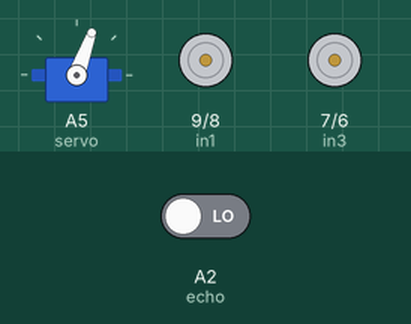
The sketch below on a simulated Arduino Uno, built with avr-gcc and run on an emulated ATmega328P. Parts: servo, motor-driver pin pairs drawn as motors (green arrow = first pin HIGH = forward, orange = second pin HIGH = backward, longer = more drive, scaled by the enable pin). Wiring (inferred from the names in the program): servo: signal A5. Inputs (shaded band) come from the test bench; at power-on: A2 (echo) LOW. Servo pulses on a pin are drawn as a servo (544–2400 µs = 0–180°).

Above: at 4.25 s.
At 5.5 s:
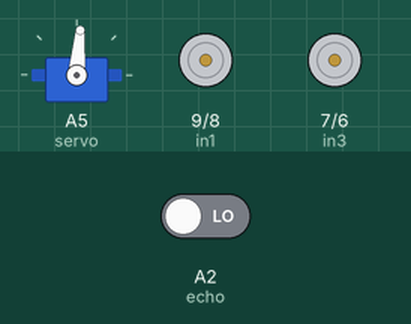
At 6.8 s:
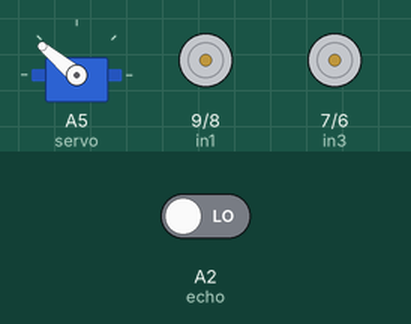
At 9.35 s:
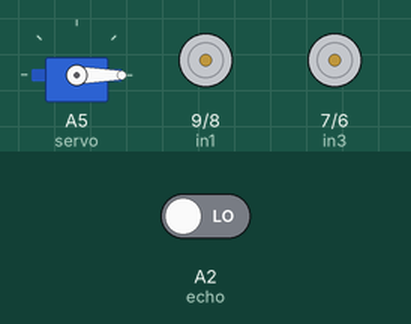
At 11.9 s:
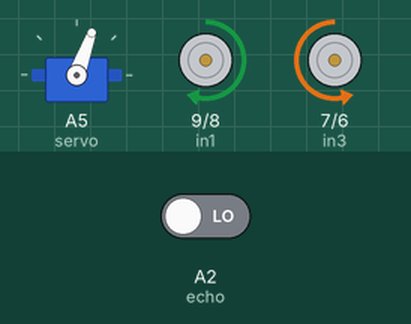
At 14.45 s:
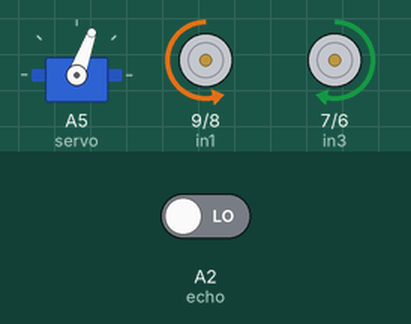
Timing chart, 0 to 17.5 s (numbered marks = the images above):
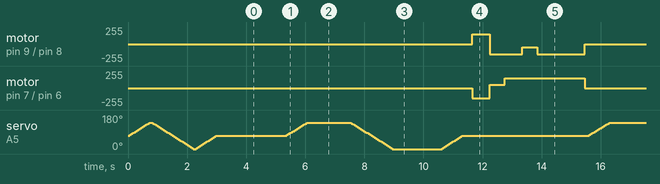

The sketch:

sketch_dec28a.ino
```cpp
#define enA 10//Enable1 L298 Pin enA
#define in1 9 //Motor1  L298 Pin in1
#define in2 8 //Motor1  L298 Pin in1
#define in3 7 //Motor2  L298 Pin in1
#define in4 6 //Motor2  L298 Pin in1
#define enB 5 //Enable2 L298 Pin enB
#define echo A2    //Echo pin
#define trigger A3 //Trigger pin
#define servo A5


int Set=50;
int distance_L, distance_F, distance_R;
void setup(){
Serial.begin(9600); // start serial communication at 9600bps


pinMode(echo, INPUT );// declare ultrasonic sensor Echo pin as input
pinMode(trigger, OUTPUT); // declare ultrasonic sensor Trigger pin as Output
pinMode(enA, OUTPUT); // declare as output for L298 Pin enA
pinMode(in1, OUTPUT); // declare as output for L298 Pin in1
pinMode(in2, OUTPUT); // declare as output for L298 Pin in2
pinMode(in3, OUTPUT); // declare as output for L298 Pin in3
pinMode(in4, OUTPUT); // declare as output for L298 Pin in4
pinMode(enB, OUTPUT); // declare as output for L298 Pin enB

pinMode(servo, OUTPUT);

 for (int angle = 70; angle <= 140; angle += 5)  {
   servoPulse(servo, angle);  }                    // for right
 for (int angle = 140; angle >= 0; angle -= 5)  {
   servoPulse(servo, angle);  }                    //for left
   for (int angle = 0; angle <= 70; angle += 5)  {
   servoPulse(servo, angle);  }

distance_F = Ultrasonic_read();
delay(200);
}
void loop(){

distance_F = Ultrasonic_read();

  if(distance_F > Set)
  {moveforward();}

   else
   {Check_side();
   compareDistance();
   }
delay(10);
}

void servoPulse (int pin, int angle){
int pwm = (angle*11) + 500;      // Convert angle to microseconds
 digitalWrite(pin, HIGH);
 delayMicroseconds(pwm);
 digitalWrite(pin, LOW);
 delay(50); // Refresh cycle of servo
}
//*Ultrasonic_read*
long Ultrasonic_read(){
  digitalWrite(trigger, LOW);
  delayMicroseconds(2);
  digitalWrite(trigger, HIGH);
  delayMicroseconds(5);
  long time = pulseIn (echo, HIGH);
  return time / 29 / 2;
}
void compareDistance(){
    if(distance_L > distance_R){
  moveback();
  delay(600);
  turnLeft();
  delay(500);
  moveforward();
  delay(600);
  turnRight();
  delay(500);
  moveforward();
  delay(600);

  }
  else{
    moveback();
    delay(600);
  turnRight();
  delay(500);
  moveforward();
  delay(600);
  turnLeft();
  delay(500);
  moveforward();
  delay(600);

  }
}
void Check_side(){
    Stop();
    delay(100);
 for (int angle = 70; angle <= 140; angle += 5)  {
   servoPulse(servo, angle);  }
    delay(300);
    distance_R = Ultrasonic_read();
     delay(100);
  for (int angle = 140; angle >= 0; angle -= 5)  {
   servoPulse(servo, angle);  }
    delay(500);
    distance_L = Ultrasonic_read();
      delay(100);
 for (int angle = 0; angle <= 70; angle += 5)  {
   servoPulse(servo, angle);  }
    delay(300);

}
void moveforward(){
analogWrite(enA, 150);
analogWrite(enB, 150);

digitalWrite(in1, LOW); //Left Motor backword Pin
digitalWrite(in2, HIGH); //Left Motor forword Pin
digitalWrite(in3, HIGH); //Right Motor forword Pin
digitalWrite(in4, LOW); //Right Motor backword Pin
}
void moveback(){        //backword
analogWrite(enA, 150);
analogWrite(enB, 150);
digitalWrite(in1, HIGH);
digitalWrite(in2, LOW);
digitalWrite(in3, LOW);
digitalWrite(in4, HIGH);
}
void turnRight(){       //turnRight
 analogWrite(enA, 150);
digitalWrite(in1, LOW);
digitalWrite(in2, HIGH);
analogWrite(enB, 50);
digitalWrite(in3, HIGH);
digitalWrite(in4, LOW);
}
void turnLeft(){          //turnLeft
 analogWrite(enA, 50);
digitalWrite(in1, LOW);
digitalWrite(in2, HIGH);
analogWrite(enB, 150);
digitalWrite(in3, HIGH);
digitalWrite(in4, LOW);
}
void Stop(){ //stop
digitalWrite(in1, LOW);
digitalWrite(in2, LOW);
digitalWrite(in3, LOW);
digitalWrite(in4, LOW);
}
```

Measured:
- by itself, motor on pin 7 (in3) / pin 6 (in4): repeats every 10.2 s: forward 50/255 0.50 s, forward 150/255 2.7 s, stopped 6.4 s, backward 150/255 0.60 s
- by itself, motor on pin 9 (in1) / pin 8 (in2): repeats every 10.2 s: backward 150/255 1.1 s, backward 50/255 0.50 s, backward 150/255 1.6 s, stopped 6.4 s, forward 150/255 0.60 s
